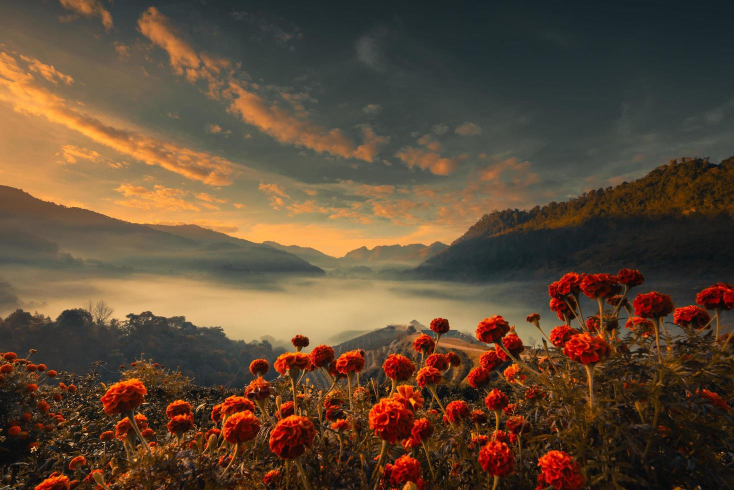
#> input picture image1.jpg, 1468 x 980 px (shown at 1/2 size)
$ python -i main.py   (imports and definitions only)   (older library calls are emulated)
#> lines starting #> are read from the running program, lines starting #| are printed output that depends on the picture; after the words box and inside, x2 and y2 are one past the last pixel; in counts of white or black regions, pixels touching at a corner belong together
#> further down, picture is the input picture: shape (980, 1468, 3); mean B, G, R 53.5, 73.7, 95.4
import tkinter as tk
from tkinter import filedialog
from tkinter import ttk
import cv2
from PIL import Image, ImageTk
import numpy as np
import os

# [26 lines left out: functions cv_to_tk, aplicar_filtro, not called in this run]

def ajustar_contraste(imagem, valor):
    alpha = 1 + (valor / 100.0)
    return cv2.convertScaleAbs(imagem, alpha=alpha, beta=0)

def ajustar_brilho(imagem, valor):
    return cv2.convertScaleAbs(imagem, alpha=1, beta=valor - 50)

# [4 lines left out: function binarizar, not called in this run]

def tons_de_cinza(imagem):
    gray = cv2.cvtColor(imagem, cv2.COLOR_BGR2GRAY)
    return cv2.cvtColor(gray, cv2.COLOR_GRAY2BGR)

def inverter_cores(imagem):
    return cv2.bitwise_not(imagem)

def isolar_cor_vermelha(imagem):
    hsv = cv2.cvtColor(imagem, cv2.COLOR_BGR2HSV)
#> hsv: shape (980, 1468, 3); mean H, S, V 37, 111.1, 98.3
    mask1 = cv2.inRange(hsv, (0, 100, 100), (10, 255, 255))
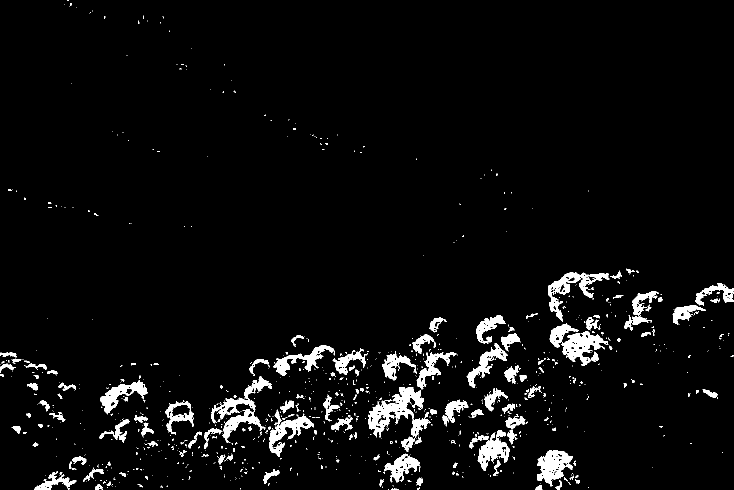
#> mask1: shape (980, 1468) (shown at 1/2 size); 4.4% white; 994 white regions (833 under 20 px), largest, box (x1, y1, x2, y2) and area: (736, 774, 861, 876) 4878, (422, 752, 544, 886) 3774, (1096, 544, 1219, 643) 2919
    mask2 = cv2.inRange(hsv, (160, 100, 100), (179, 255, 255))
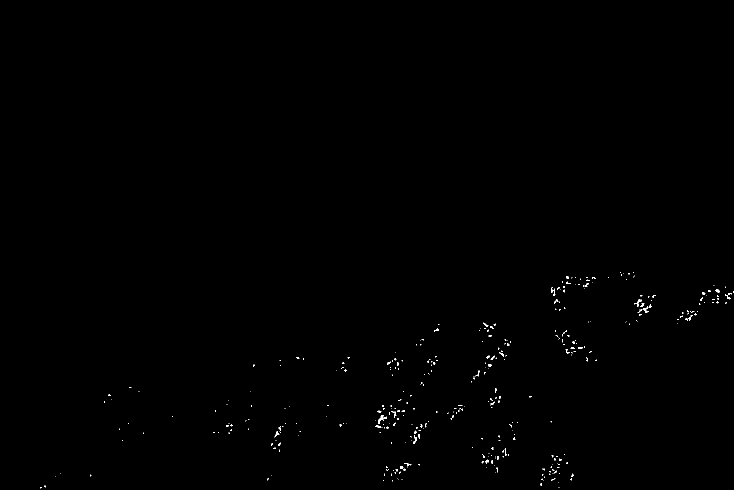
#> mask2: shape (980, 1468) (shown at 1/2 size); 0.24% white in thin lines or dots, all inside (x1, y1, x2, y2) = (80, 544, 1468, 977)
    mask = cv2.bitwise_or(mask1, mask2)
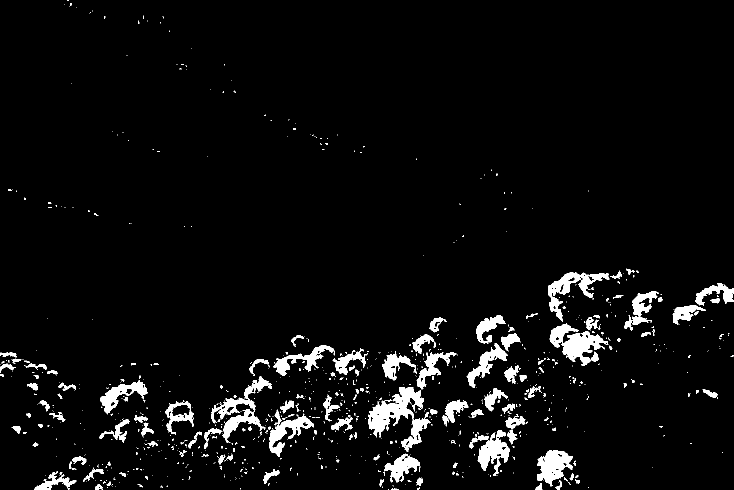
#> mask: shape (980, 1468) (shown at 1/2 size); 4.6% white; 960 white regions (802 under 20 px), largest, box (x1, y1, x2, y2) and area: (736, 774, 861, 903) 5944, (1099, 647, 1217, 732) 4179, (422, 752, 544, 886) 3837
    color = cv2.bitwise_and(imagem, imagem, mask=mask)
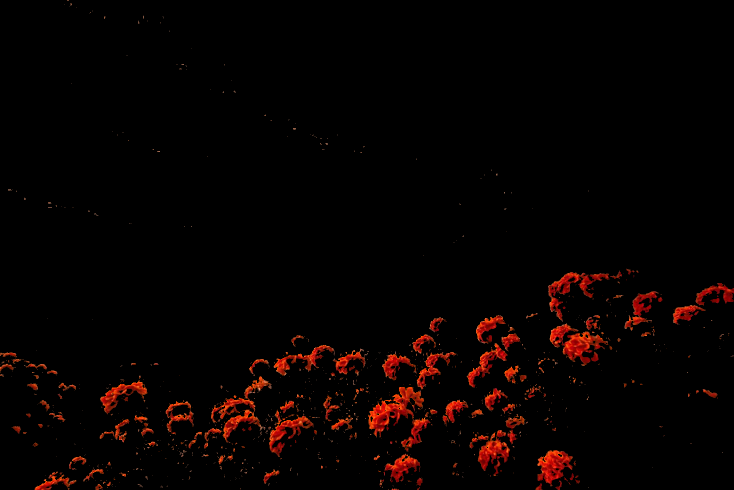
#> color: shape (980, 1468, 3) (shown at 1/2 size); mean B, G, R 0.7, 1.7, 7.5
    gray = tons_de_cinza(imagem)
#> in tons_de_cinza, `gray = cv2.cvtColor(imagem, cv2.COLOR_BGR2GRAY)`:
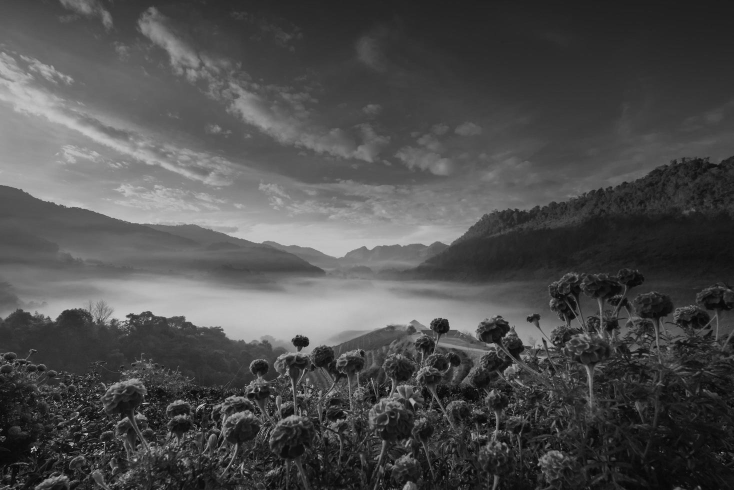
#> gray: shape (980, 1468) (shown at 1/2 size); min 0, max 237, mean 77.9
    return np.where(mask[:, :, np.newaxis] == 0, gray, color)
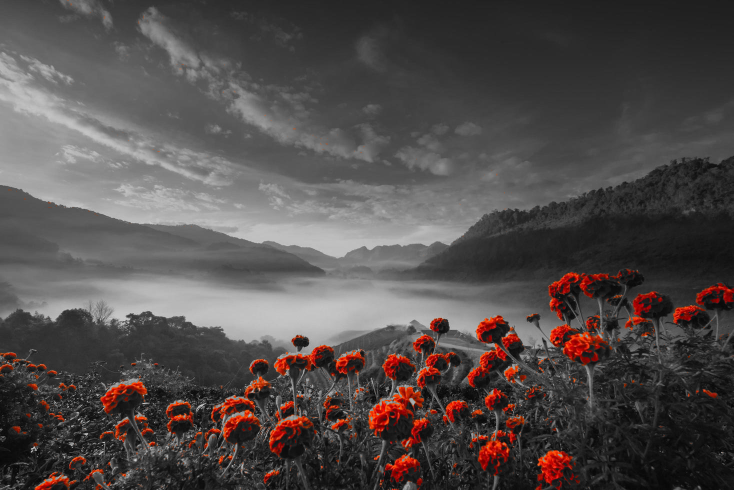
#> returned value: shape (980, 1468, 3) (shown at 1/2 size); mean of channels 0, 1, 2 75.2, 76.2, 82.1; drawn as B, G, R

class ImageApp:
    # [115 lines left out: functions __init__, create_widgets, load_image, update_display, aplicar_filtro, aplicar_contraste and 6 more, not called in this run]

# [4 lines not run here, left out]

>>> import cv2
>>> picture = cv2.imread('image1.jpg')
>>> result = isolar_cor_vermelha(picture)

$ run again, on image2.jpg
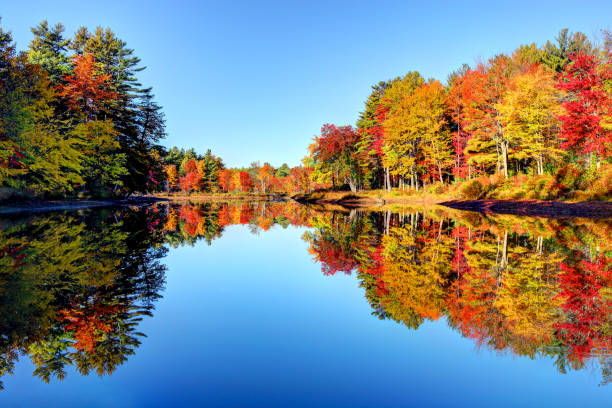
#> input picture image2.jpg, 612 x 408 px
#> picture is the input picture: shape (408, 612, 3); mean B, G, R 128.6, 128.7, 120.1
#> hsv: shape (408, 612, 3); mean H, S, V 67.6, 162.7, 179.9
#> in isolar_cor_vermelha, `mask1 = cv2.inRange(hsv, (0, 100, 100), (10, 255, 255))`:
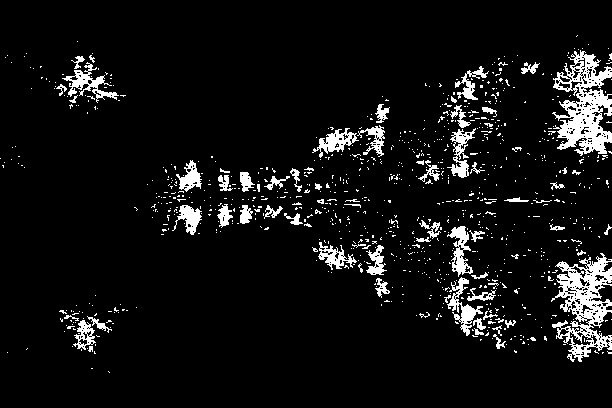
#> mask1: shape (408, 612); 7.2% white; 907 white regions (836 under 20 px), largest, box (x1, y1, x2, y2) and area: (552, 50, 612, 156) 3204, (551, 253, 612, 362) 2986, (62, 62, 119, 103) 658
#> mask2: shape (408, 612); 0.78% white in thin lines or dots, all inside (x1, y1, x2, y2) = (13, 48, 612, 361)
#> mask: shape (408, 612); 7.9% white; 881 white regions (810 under 20 px), largest, box (x1, y1, x2, y2) and area: (552, 50, 612, 158) 3659, (551, 253, 612, 362) 3440, (447, 226, 484, 338) 1345
#> in isolar_cor_vermelha, `return np.where(mask[:, :, np.newaxis] == 0, gray, color)`:
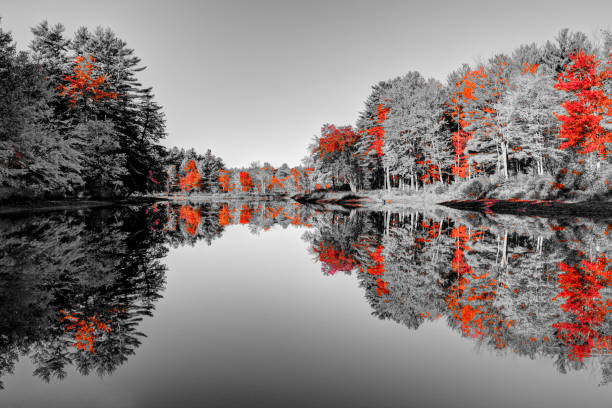
#> returned value: shape (408, 612, 3); mean of channels 0, 1, 2 121.7, 123.5, 132.8; drawn as B, G, R

$ run again, on image4.jpg
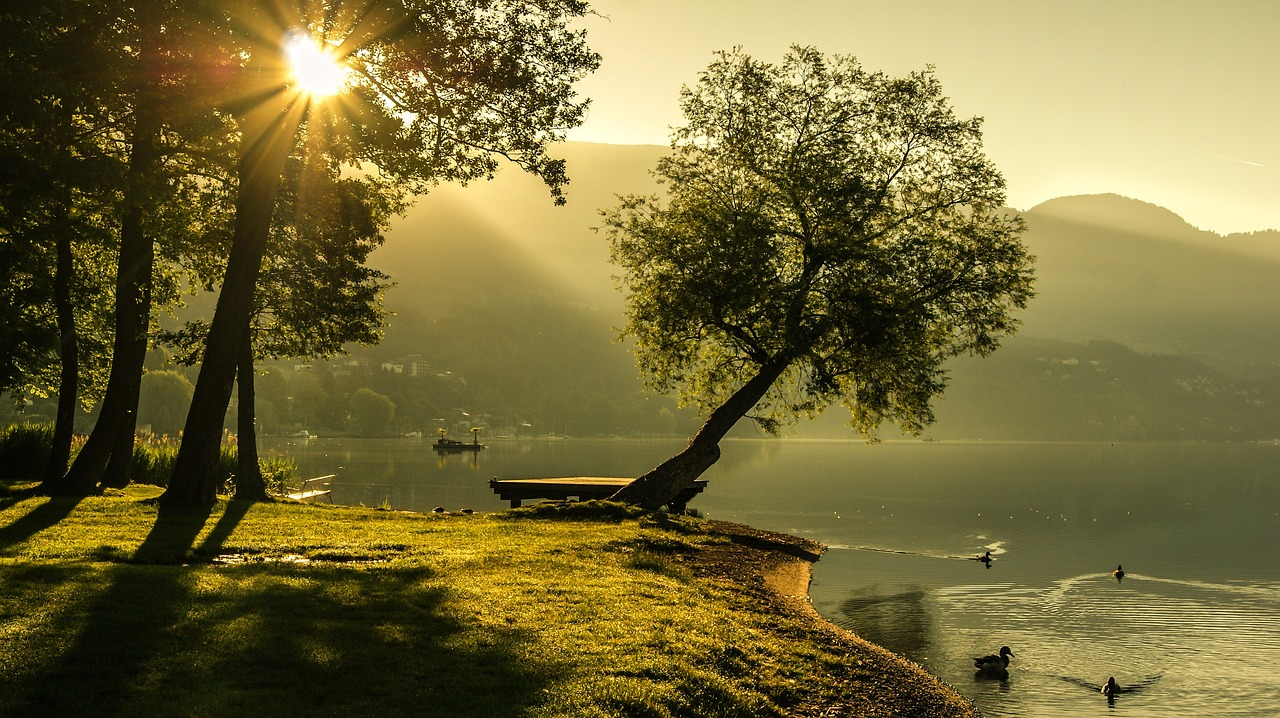
#> input picture image4.jpg, 1280 x 718 px
#> picture is the input picture: shape (718, 1280, 3); mean B, G, R 56.7, 107, 117.5
#> hsv: shape (718, 1280, 3); mean H, S, V 26.2, 157.3, 117.8
#> in isolar_cor_vermelha, `mask1 = cv2.inRange(hsv, (0, 100, 100), (10, 255, 255))`:
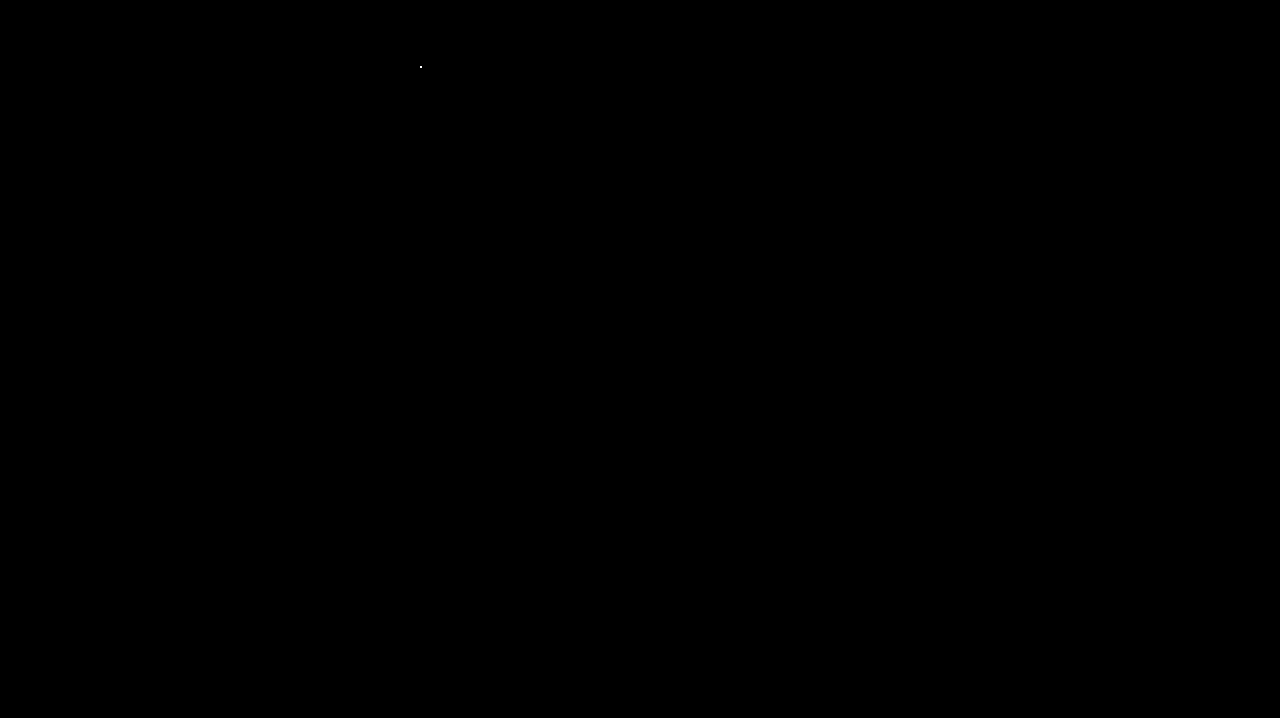
#> mask1: shape (718, 1280); 0% white in thin lines or dots, all inside (x1, y1, x2, y2) = (420, 66, 422, 68)
#> mask2: shape (718, 1280); every value is 0
#> in tons_de_cinza, `gray = cv2.cvtColor(imagem, cv2.COLOR_BGR2GRAY)`:
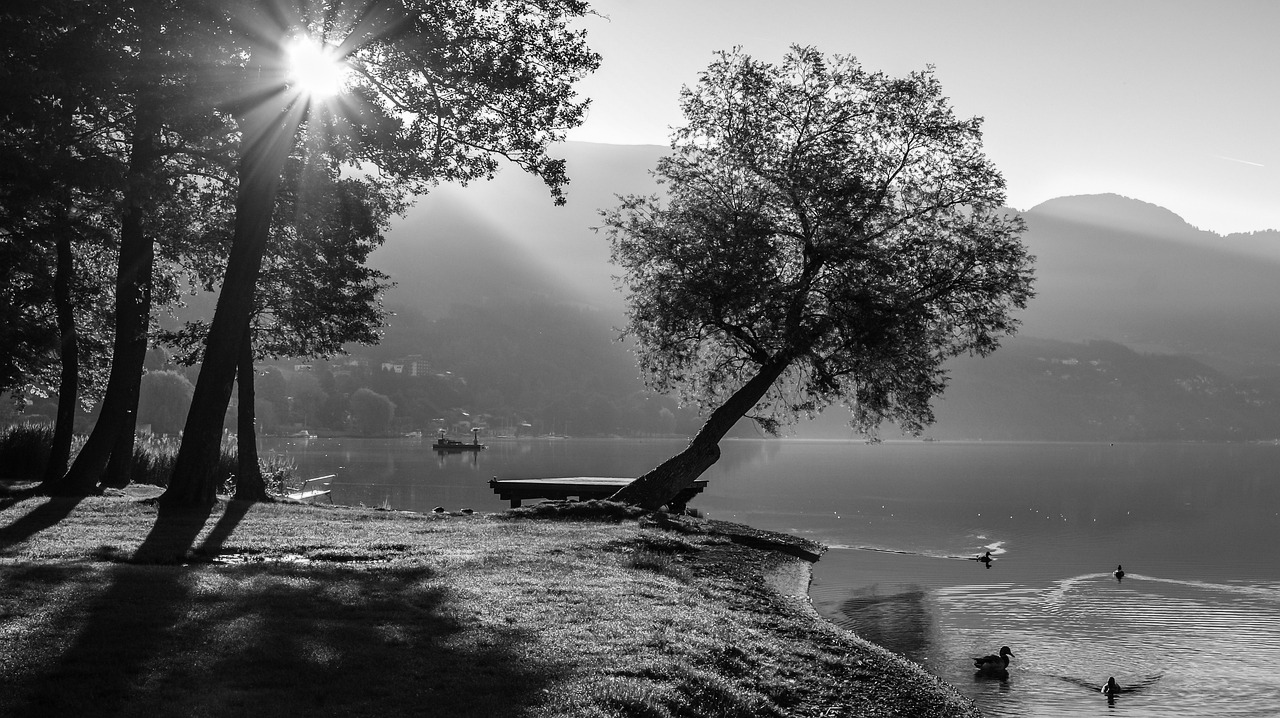
#> gray: shape (718, 1280); min 0, max 255, mean 104.4
